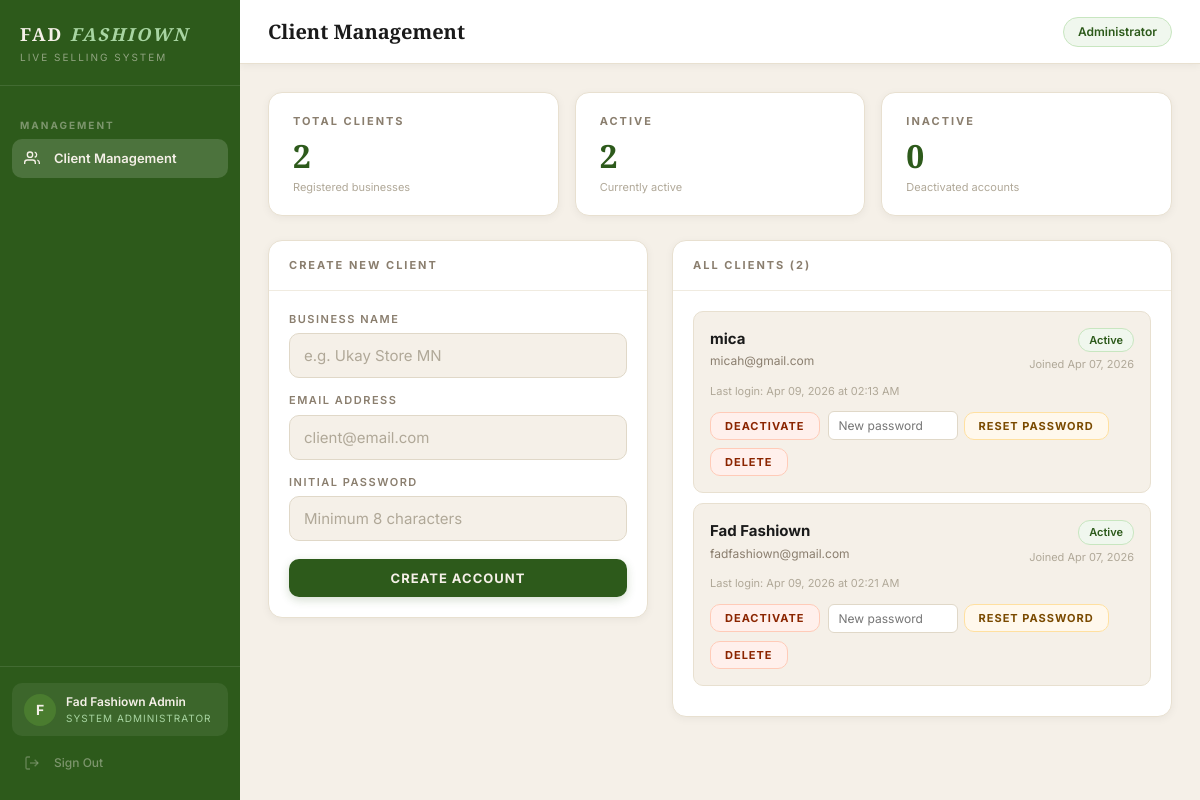
The app's page /admin (signed in), older data.
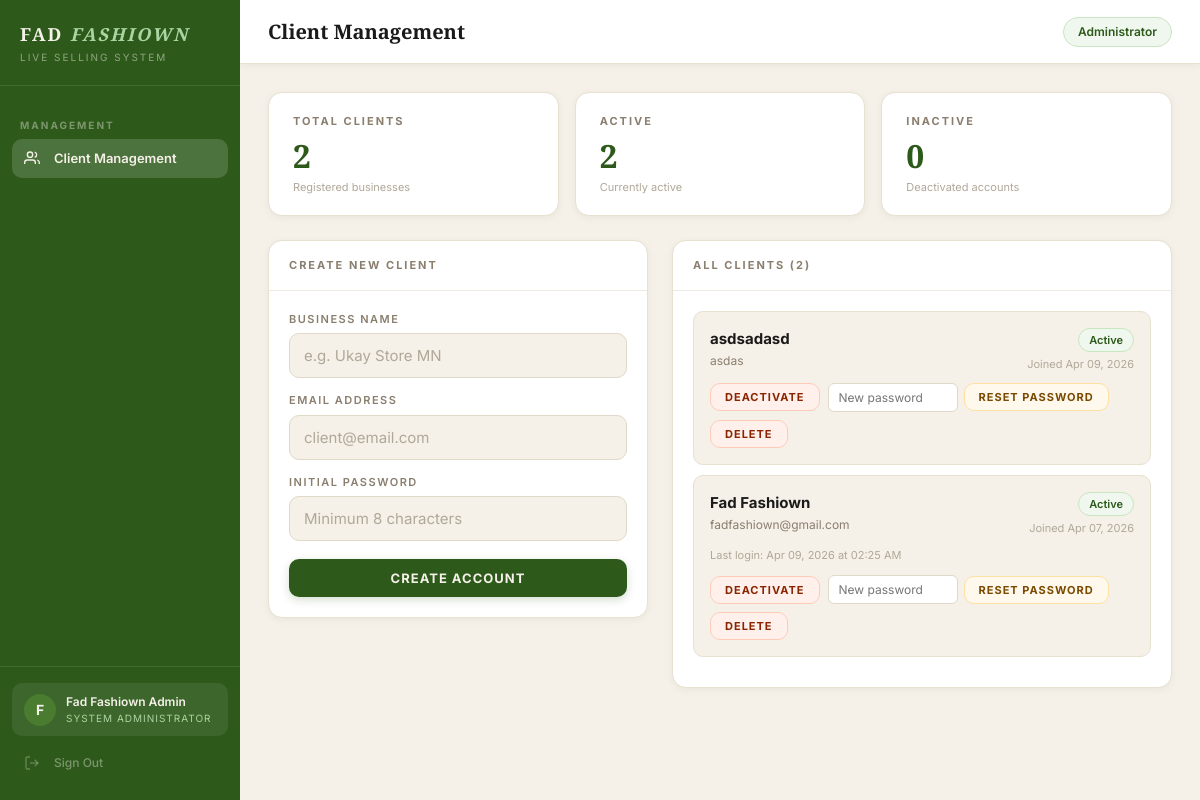
The same page, newer data.
### auth/models.py (models this page shows, shortened)
class Client(UserMixin, db.Model):
    __tablename__ = 'clients'
    id = db.Column(db.Integer, primary_key=True)
    business_name = db.Column(db.String(100), nullable=False)
    email = db.Column(db.String(120), unique=True, nullable=False)
    password_hash = db.Column(db.String(255), nullable=False)
    plan = db.Column(db.String(20), default='active')
    is_active = db.Column(db.Boolean, default=True)
    is_admin = db.Column(db.Boolean, default=False)
    created_at = db.Column(db.DateTime, default=datetime.utcnow)
    last_login = db.Column(db.DateTime, nullable=True)
    orders = db.relationship('Order', backref='client', lazy=True)

### auth/routes.py (the view)
@auth.route('/admin')
@admin_required
def admin_panel():
    clients = Client.query.filter_by(is_admin=False).order_by(
        Client.created_at.desc()
    ).all()
    return render_template('admin.html', clients=clients)

### auth/routes.py (called while the page is built)
def admin_required(f):
    @wraps(f)
    def decorated_function(*args, **kwargs):
        if not current_user.is_authenticated:
            return redirect(url_for('auth.login'))
        if not current_user.is_admin:
            abort(403)
        return f(*args, **kwargs)
    return decorated_function

### templates/admin.html (shortened to what this page needs)
{% extends "base.html" %}
{% block page_title %}Client Management{% endblock %}
{% block topbar_right %}
<span class="status-pill connected">Administrator</span>
{% endblock %}
{% block content %}
<div class="stats-grid" style="margin-bottom:24px">
    <div class="stat-card">
        <div class="stat-label">Total Clients</div>
        <div class="stat-number">{{ clients|length }}</div>
        <div class="stat-sub">Registered businesses</div>
    </div>
    <div class="stat-card">
        <div class="stat-label">Active</div>
        <div class="stat-number">
            {{ clients|selectattr('is_active')|list|length }}
        </div>
        <div class="stat-sub">Currently active</div>
    </div>
    <div class="stat-card">
        <div class="stat-label">Inactive</div>
        <div class="stat-number">
            {{ clients|rejectattr('is_active')|list|length }}
        </div>
        <div class="stat-sub">Deactivated accounts</div>
    </div>
</div>
<div class="admin-grid">
    <div>
        <div class="card">
            <div class="card-header">
                <span class="card-title">Create New Client</span>
            </div>
            <div class="card-body">
                <form method="POST" action="/admin/create-client" id="create-client-form">
                    <div class="form-group">
                        <label class="form-label">Business Name</label>
                        <input type="text" name="business_name"
                               class="form-input"
                               placeholder="e.g. Ukay Store MN" required />
                    </div>
                    <div class="form-group">
                        <label class="form-label">Email Address</label>
                        <input type="email" name="email"
                               class="form-input"
                               placeholder="client@email.com" required />
                    </div>
                    <div class="form-group">
                        <label class="form-label">Initial Password</label>
                        <input type="text" name="password"
                               class="form-input"
                               placeholder="Minimum 8 characters"
                               required minlength="6" />
                    </div>
                    <button type="button"
                            onclick="handleCreateAccount()"
                            class="btn btn-primary"
                            style="width:100%;margin-top:4px">
                        Create Account
                    </button>
                </form>
            </div>
        </div>
    </div>
    <div>
        <div class="card">
            <div class="card-header">
                <span class="card-title">All Clients ({{ clients|length }})</span>
            </div>
            <div class="card-body">
                {% if clients %}
                    {% for client in clients %}
                    <div class="client-card {{ '' if client.is_active else 'inactive' }}">
                        <div class="client-card-header">
                            <div>
                                <div class="client-card-name">
                                    {{ client.business_name }}
                                </div>
                                <div class="client-card-email">
                                    {{ client.email }}
                                </div>
                            </div>
                            <div style="text-align:right">
                                <span class="badge {{ 'badge-active' if client.is_active else 'badge-inactive' }}">
                                    {{ 'Active' if client.is_active else 'Inactive' }}
                                </span>
                                <div style="font-size:11px;color:var(--text-light);margin-top:4px">
                                    Joined {{ client.created_at.strftime('%b %d, %Y') }}
                                </div>
                            </div>
                        </div>
                        {% if client.last_login %}
                        <div style="font-size:11px;color:var(--text-light);
                                    margin-bottom:12px">
                            Last login: {{ client.last_login.strftime('%b %d, %Y at %I:%M %p') }}
                        </div>
                        {% endif %}
                        <div class="client-card-actions">
                            <button
                                data-client-id="{{ client.id }}"
                                data-client-name="{{ client.business_name }}"
                                data-is-active="{{ '1' if client.is_active else '0' }}"
                                onclick="handleToggleClient(this)"
                                class="btn {{ 'btn-danger' if client.is_active else 'btn-success' }}"
                                style="padding:6px 14px;font-size:11px">
                                    {{ 'Deactivate' if client.is_active else 'Activate' }}
                            </button>
                            <div class="reset-form">
                                <input type="text"
                                    id="reset-input-{{ client.id }}"
                                    class="reset-input"
                                    placeholder="New password" />
                                <button onclick="handleResetPassword('{{ client.id }}', '{{ client.business_name }}')"
                                        class="btn btn-warning"
                                        style="padding:6px 14px;font-size:11px">
                                    Reset Password
                                </button>
                            </div>
                            <button onclick="Modal.confirm({
                                title: 'Delete Client Account',
                                message: 'You are about to permanently delete the account for:',
                                detail: '{{ client.business_name }}',
                                warning: 'This action cannot be undone. All data associated with this account will be permanently removed.',
                                confirmText: 'Delete Account',
                                confirmClass: 'btn-danger',
                                onConfirm: function() {
                                    document.getElementById('delete-form-{{ client.id }}').submit();
                                }
                            })"
                            class="btn btn-danger"
                            style="padding:6px 14px;font-size:11px">
                                Delete
                            </button>
                        </div>
                    </div>
                    {% endfor %}
                {% else %}
                    <div class="empty-state">
                        No clients yet. Create your first client above.
                    </div>
                {% endif %}
            </div>
        </div>
    </div>
</div>
{% endblock %}

### templates/base.html (shortened to what this page needs)
<!DOCTYPE html>
<html lang="en">
<head>
    <link rel="stylesheet" href="/static/style.css">
</head>
<body>
<div class="app-layout">
    <aside class="sidebar" id="sidebar">
        <div class="sidebar-brand">
            <div class="brand-name">FAD <em>FASHIOWN</em></div>
            <div class="brand-sub">Live Selling System</div>
        </div>
        <nav class="sidebar-nav">
            {% if current_user.is_admin %}
            <div class="nav-section-label">Management</div>
            <a href="/admin"
               class="nav-item {% if request.endpoint == 'auth.admin_panel' %}active{% endif %}">
                <span class="nav-icon">
                    <svg width="16" height="16" fill="none" stroke="currentColor" stroke-width="2" viewBox="0 0 24 24">
                        <path d="M17 21v-2a4 4 0 0 0-4-4H5a4 4 0 0 0-4 4v2"/>
                        <circle cx="9" cy="7" r="4"/>
                        <path d="M23 21v-2a4 4 0 0 0-3-3.87"/>
                        <path d="M16 3.13a4 4 0 0 1 0 7.75"/>
                    </svg>
                </span>
                Client Management
            </a>
            {% endif %}
        </nav>
        <div class="sidebar-footer">
            <div class="client-info">
                <div class="client-avatar">
                    {{ current_user.business_name[0].upper() }}
                </div>
                <div class="client-details">
                    <div class="client-name">{{ current_user.business_name }}</div>
                    <div class="client-plan">
                        {% if current_user.is_admin %}System Administrator{% else %}Live Selling{% endif %}
                    </div>
                </div>
            </div>
            <a href="/logout" class="nav-item nav-signout">
                <span class="nav-icon">
                    <svg width="16" height="16" fill="none" stroke="currentColor" stroke-width="2" viewBox="0 0 24 24">
                        <path d="M9 21H5a2 2 0 0 1-2-2V5a2 2 0 0 1 2-2h4"/>
                        <polyline points="16 17 21 12 16 7"/>
                        <line x1="21" y1="12" x2="9" y2="12"/>
                    </svg>
                </span>
                Sign Out
            </a>
        </div>
    </aside>
    <main class="main-content">
        <div class="topbar">
            <div class="topbar-title">{% block page_title %}{% endblock %}</div>
            <div class="topbar-right">
                {% block topbar_right %}{% endblock %}
            </div>
        </div>
        <div class="page-content">
            {% block content %}{% endblock %}
        </div>
    </main>
</div>
</body>
</html>

Row changes from the older to the newer data that the page shows:
removed Client: business_name "mica", email "micah@gmail.com", is_active "Active", created_at "Apr 07, 2026", last_login "Apr 09, 2026 at 02:13 AM", is_active "DEACTIVATE"
added Client: business_name "asdsadasd", email "asdas", is_active "Active", created_at "Apr 09, 2026", is_active "DEACTIVATE"
changed Client "Fad Fashiown": last_login "Apr 09, 2026 at 02:21 AM" → "Apr 09, 2026 at 02:25 AM"
